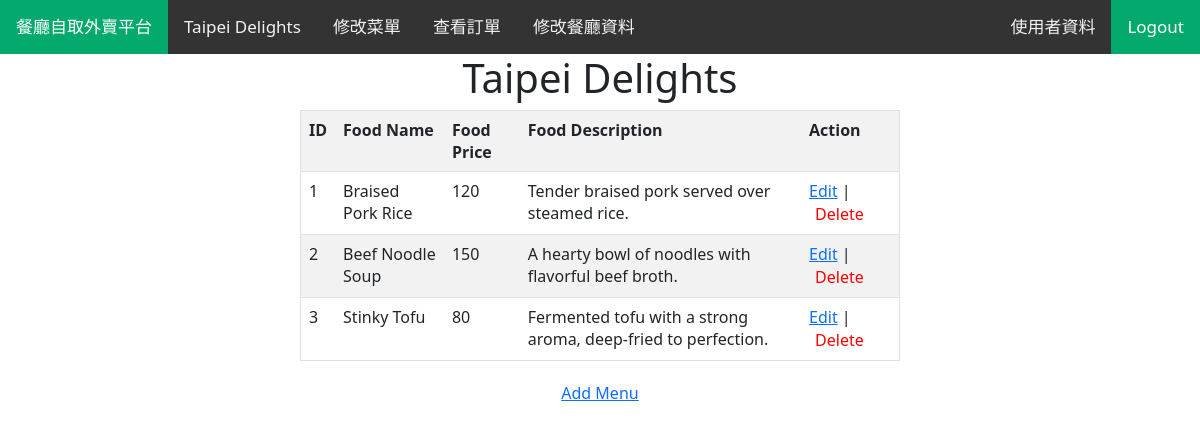
The page /r_menu.php (signed in) on the database its author committed.
### tables this page shows
CREATE TABLE IF NOT EXISTS `rest_login_cred` (
    `rest_id` INT NOT NULL,
    `login_id` INT NOT NULL,
    FOREIGN KEY (`rest_id`) REFERENCES `restaurant`(`rest_id`) ON UPDATE CASCADE ON DELETE CASCADE,
    FOREIGN KEY (`login_id`) REFERENCES `login_cred`(`login_id`) ON UPDATE CASCADE ON DELETE CASCADE
);

CREATE TABLE IF NOT EXISTS `restaurant` (
    `rest_id` INT NOT NULL AUTO_INCREMENT PRIMARY KEY,
    `rest_telp_num` VARCHAR(50),
    `rest_address` VARCHAR(50) NOT NULL,
    `rest_description` VARCHAR(255),
    `rest_open_status` VARCHAR(10) NOT NULL,
    `rest_name` VARCHAR(50) NOT NULL
);

CREATE TABLE IF NOT EXISTS `menu` (
    `menu_id` INT NOT NULL AUTO_INCREMENT PRIMARY KEY,
    `food_name` VARCHAR(50) NOT NULL,
    `food_price` INT NOT NULL,
    `food_description` VARCHAR(255)
);

### session.php (called while the page is built, shortened)
<?php
   include('config.php');
   $user_check = $_SESSION['login_user'];
   $ses_sql = mysqli_query($conn,"SELECT login_id FROM login_cred WHERE user_name = '$user_check' ");
   $row = mysqli_fetch_array($ses_sql,MYSQLI_ASSOC);
   $login_session = $row['login_id'];
?>

### r_menu.php (the view, shortened to what this page needs)
<?php
include('session.php');
include("config.php");
?>
<?php include('r_navbar.php'); ?>
<html>
<head>
</head>
<link href="https://cdn.jsdelivr.net/npm/bootstrap@5.2.3/dist/css/bootstrap.min.css" rel="stylesheet">
<body>
<h1 align="center"><?php
    $sql = "SELECT rest_name FROM restaurant WHERE rest_id = '$rest_id'";
    $result = $conn->query($sql);
    $row = mysqli_fetch_array($result, MYSQLI_ASSOC);
    if ($result->num_rows > 0) {
        echo $row["rest_name"];
    }
?></h1>
<table class="table table-striped table-hover" style="width:50%" align="center">
    <tr>
        <th>ID</th>
        <th>Food Name</th>
        <th>Food Price</th>
        <th>Food Description</th>
        <th>Action</th>
    </tr>
    <?php
        $sql = "SELECT * FROM menu WHERE menu_id IN (SELECT menu_id FROM restaurant_menu WHERE rest_id = '$rest_id')";
        $result = $conn->query($sql);
        if ($result->num_rows > 0) {
            while ($row = mysqli_fetch_array($result, MYSQLI_ASSOC)) {
                echo "<tr>";
                echo "<td>".$row["menu_id"]."</td>";
                echo "<td>".$row["food_name"]."</td>";
                echo "<td>".$row["food_price"]."</td>";
                echo "<td>".$row["food_description"]."</td>";
                echo "<td>
                        <a href='r_edit_menu.php?menu_id=".$row["menu_id"]."'>Edit</a>
                        <form method='POST' style='display:inline;'>
                            <input type='hidden' name='delete_menu_id' value='".$row["menu_id"]."'>
							<font>|</font>
                            <button type='submit' style='background:none; border:none; color:red; cursor:pointer;'>Delete</button>
                        </form>
                    </td>";
                echo "</tr>";
            }
        } else {
            echo "<tr><td colspan='6'>0 results</td></tr>";
        }
    ?>
</table>
<a href="r_add_menu.php?rest_id=<?php echo $rest_id; ?>" style="display: block; text-align: center; margin-top: 20px;">Add Menu</a>
</body>
</html>

### r_navbar.php (shortened to what this page needs)
<?php
include('session.php');
include('config.php');
?>
<div class="topnav">
    <a class="active" href="r_mainpage.php">餐廳自取外賣平台</a>
    <?php
    $sql = "SELECT * FROM restaurant INNER JOIN rest_login_cred ON restaurant.rest_id = rest_login_cred.rest_id WHERE rest_login_cred.login_id = '$login_session'";
    $result = $conn->query($sql);
    if ($result->num_rows > 0) {
        $row = mysqli_fetch_array($result, MYSQLI_ASSOC);
        $rest_id = $row["rest_id"];
        $rest_name = $row["rest_name"];
        echo '<a href="r_menu.php?rest_id=' . $rest_id . '">' . $rest_name . '</a>';
        echo '<a href="r_menu.php?rest_id=' . $rest_id . '">' . '修改菜單' . '</a>';
    }
    ?>
    <a href="r_orders.php">查看訂單</a>
    <a href="r_info_edit.php?rest_id=<?php echo $login_session; ?>">修改餐廳資料</a>
    <div class="right">
        <?php
        if (isset($_SESSION['login_user'])) {
            echo '<a href="r_user_info_edit.php">使用者資料 </a>';
            echo '<a class="active" href="logout.php">Logout</a>';
        } else {
            echo '<a class="active" href="login.php">Login</a>';
        }
        ?>
    </div>
</div>

### r_navbar.php (style rules this page uses)
table, th, td { border: 1px solid black; border-collapse: collapse; }
th, td { padding: 5px; text-align: left; }
body { margin: 0; font-family: Arial, Helvetica, sans-serif; }
.topnav { overflow: hidden; background-color: #333; }
.topnav a { float: left; color: #f2f2f2; text-align: center; padding: 14px 16px; text-decoration: none; font-size: 17px; }
.topnav a.active { background-color: #04AA6D; color: white; }
.topnav .right { float: right; }

### r_menu.php (style rules this page uses)
table, th, td { border: 1px solid black; border-collapse: collapse; }
th, td { padding: 5px; text-align: left; }

### rows shown on the page
rest_login_cred: rest_id.rest_name "Taipei Delights"
restaurant: rest_name "Taipei Delights"
menu: menu_id "1", food_name "Braised Pork Rice", food_price "120", food_description "Tender braised pork served over steamed rice."
menu: menu_id "2", food_name "Beef Noodle Soup", food_price "150", food_description "A hearty bowl of noodles with flavorful beef broth."
menu: menu_id "3", food_name "Stinky Tofu", food_price "80", food_description "Fermented tofu with a strong aroma, deep-fried to perfection."
